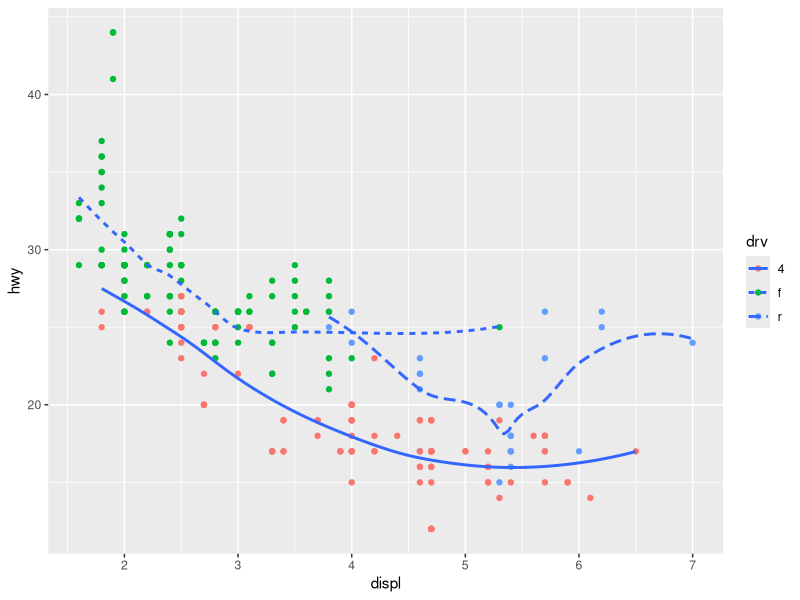

The R source for this figure:
require(MASS)
require(ggplot2)
ggplot(data = mpg,mapping = aes(x = displ,y = hwy))+
  geom_point(mapping = aes(color = drv))+
  geom_smooth(mapping = aes(linetype = drv),se = FALSE)

